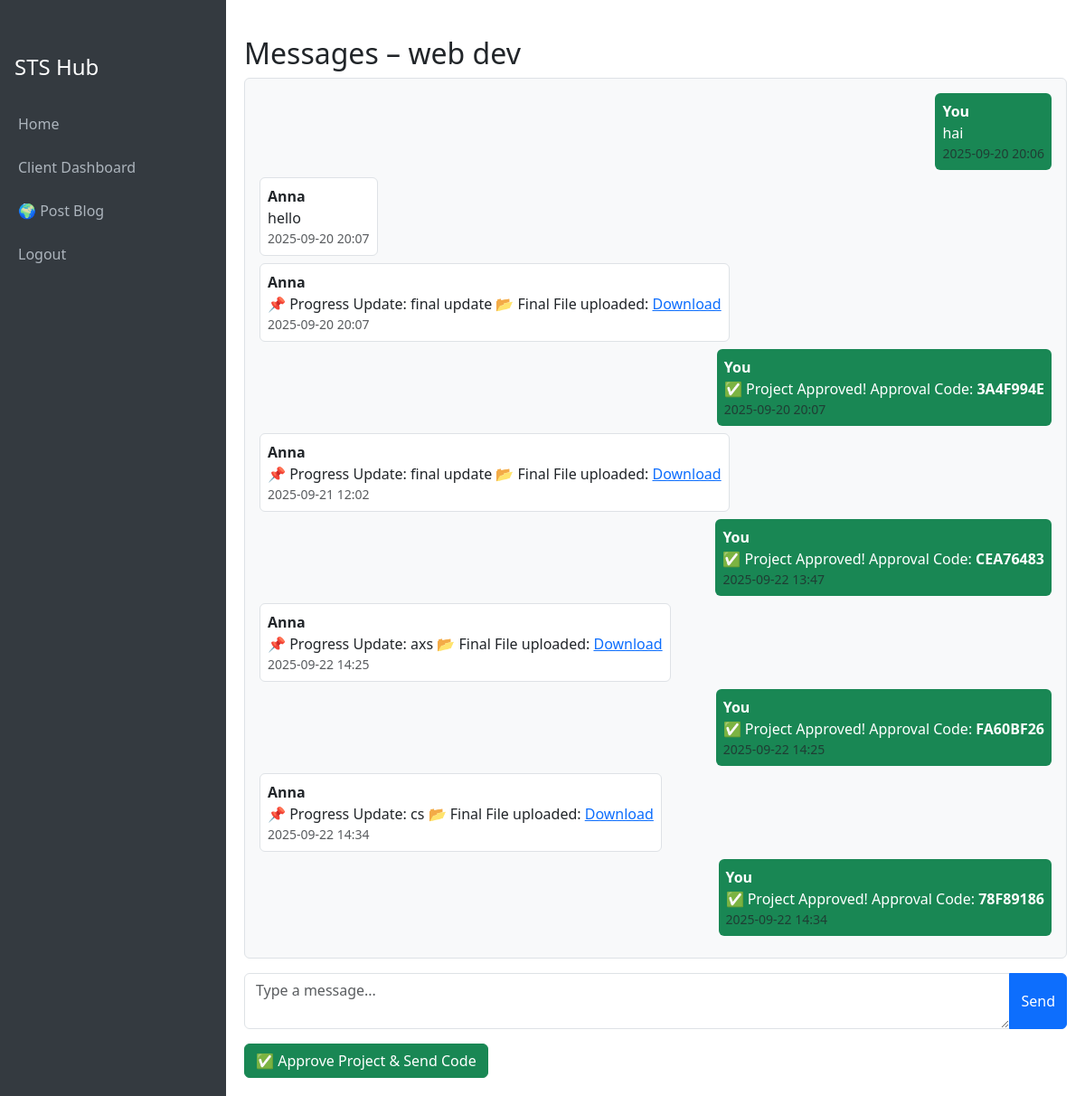
Screenshot of /project/1/messages (signed in) with the database file from the repository.
### models.py (models this page shows, shortened)
class Job(db.Model):
    id = db.Column(db.Integer, primary_key=True)
    client_id = db.Column(db.Integer, db.ForeignKey("user.id"), nullable=False)
    title = db.Column(db.String(255), nullable=False)
    description = db.Column(db.Text, nullable=False)
    budget = db.Column(db.Float, nullable=False)
    status = db.Column(db.String(50), default="open")
    created_at = db.Column(db.DateTime, default=datetime.utcnow)
    client = db.relationship("User", foreign_keys=[client_id])

class Message(db.Model):
    id = db.Column(db.Integer, primary_key=True)
    sender_id = db.Column(db.Integer, db.ForeignKey("user.id"), nullable=False)
    receiver_id = db.Column(db.Integer, db.ForeignKey("user.id"), nullable=False)
    message_text = db.Column(db.Text, nullable=False)
    timestamp = db.Column(db.DateTime, default=datetime.utcnow)
    sender = db.relationship("User", foreign_keys=[sender_id], backref="messages_sent")
    receiver = db.relationship("User", foreign_keys=[receiver_id], backref="messages_received")

class User(db.Model, UserMixin):
    id = db.Column(db.Integer, primary_key=True)
    username = db.Column(db.String(80), unique=False,nullable=False)
    password = db.Column(db.String(200), nullable=False)
    role = db.Column(db.String(20), nullable=False)
    status = db.Column(db.String(20), default="pending")
    badge = db.Column(db.String(100), default=None)
    bio = db.Column(db.Text, default="")
    skills = db.Column(db.Text, default="")
    resume = db.Column(db.String(200), default=None)
    profile_pic = db.Column(db.String(200), default="static/default_avatar.png")
    email = db.Column(db.String(120), unique=True, nullable=True)
    college_id = db.Column(db.String(200), nullable=True)
    company_name = db.Column(db.String(200), nullable=True)
    company_address = db.Column(db.String(300), nullable=True)
    contact_number = db.Column(db.String(50), nullable=True)
    website = db.Column(db.String(200), nullable=True)
    proof_file = db.Column(db.String(200), nullable=True)  # uploaded proof doc

### routes/message_routes.py (the view, shortened to what this page needs)
@message_bp.route("/<int:project_id>/messages", methods=["GET","POST"])
@login_required
def project_messages(project_id):
    project = Project.query.get_or_404(project_id)
    if current_user.id not in [project.client_id, project.student_id]:
        abort(403)
    messages = Message.query.filter(
        ((Message.sender_id == project.client_id) & (Message.receiver_id == project.student_id)) |
        ((Message.sender_id == project.student_id) & (Message.receiver_id == project.client_id))
    ).order_by(Message.timestamp.asc()).all()
    return render_template("messages.html", project=project, messages=messages)

### app.py (called while the page is built)
@login_manager.user_loader
def load_user(user_id):
    return User.query.get(int(user_id))

### templates/messages.html (shortened to what this page needs)
{% extends "base.html" %}
{% block content %}
<h2>Messages – {{ project.job.title }}</h2>
<div class="chat-box border rounded p-3 bg-light">
  {% for msg in messages %}
    <div class="mb-2 d-flex {% if msg.sender_id == current_user.id %}justify-content-end{% else %}justify-content-start{% endif %}">
      <div class="p-2 rounded {% if msg.sender_id == current_user.id %}bg-success text-white{% else %}bg-white border{% endif %}" style="max-width:70%;">
        <b>{{ 'You' if msg.sender_id == current_user.id else msg.sender.username }}</b><br>
        {{ msg.message_text|safe }}
        <div class="small text-muted">{{ msg.timestamp.strftime('%Y-%m-%d %H:%M') }}</div>
      </div>
    </div>
  {% else %}
    <p>No messages yet.</p>
  {% endfor %}
</div>
<form method="post" class="mt-3">
  <div class="input-group">
    <textarea name="message_text" class="form-control" placeholder="Type a message..."></textarea>
    <button class="btn btn-primary">Send</button>
  </div>
</form>
{% if current_user.id == project.client_id and project.status == "submitted" %}
<form method="post" class="mt-3">
  <button class="btn btn-success">✅ Approve Project & Send Code</button>
</form>
{% elif current_user.role == "Student" %}
<a href="{{ url_for('student.submit_code') }}" class="btn btn-outline-success mt-3">
  🔑 Submit Approval Code
</a>
{% endif %}
{% endblock %}

### templates/base.html (style rules this page uses)
body { min-height: 100vh; display: flex; flex-direction: row; }

### rows the page displays
Job: job "web dev"
Message: sender_id "You", message_text "hai", timestamp "2025-09-20 20:06"
Message: message_text "hello", timestamp "2025-09-20 20:07"
User: username "Anna"
Message: message_text "📌 Progress Update: final update 📂 Final File uploaded: Download", timestamp "2025-09-20 20:07"
Message: sender_id "You", message_text "✅ Project Approved! Approval Code: 3A4F994E", timestamp "2025-09-20 20:07"
Message: message_text "📌 Progress Update: final update 📂 Final File uploaded: Download", timestamp "2025-09-21 12:02"
Message: sender_id "You", message_text "✅ Project Approved! Approval Code: CEA76483", timestamp "2025-09-22 13:47"
Message: message_text "📌 Progress Update: axs 📂 Final File uploaded: Download", timestamp "2025-09-22 14:25"
Message: sender_id "You", message_text "✅ Project Approved! Approval Code: FA60BF26", timestamp "2025-09-22 14:25"
Message: message_text "📌 Progress Update: cs 📂 Final File uploaded: Download", timestamp "2025-09-22 14:34"
Message: sender_id "You", message_text "✅ Project Approved! Approval Code: 78F89186", timestamp "2025-09-22 14:34"
